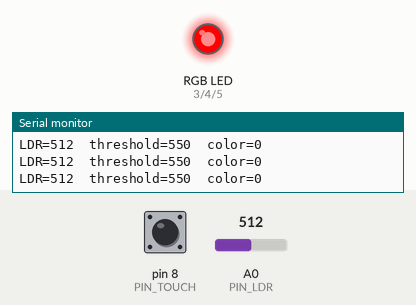
This sketch was run on a simulated Arduino Uno, built with avr-gcc and run on an emulated ATmega328P. Parts: an RGB LED mixed from three pins (HIGH = lit), the last lines printed to the serial monitor. The test bench sets the inputs (shaded band); at power-on: pin 8 (PIN_TOUCH) LOW, A0 (PIN_LDR) = 512.

Above: at 1.2 s.
1.3 s: pin 8 (PIN_TOUCH) pulled HIGH for 0.15 s
At 2.5 s:
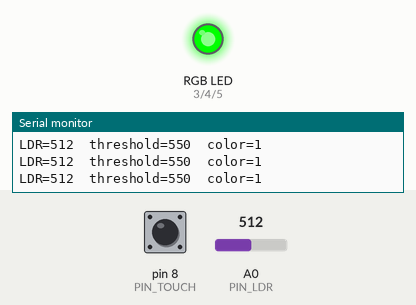
2.9 s: A0 (PIN_LDR) set to 541
4.4 s: A0 (PIN_LDR) set to 563
At 5.0 s:
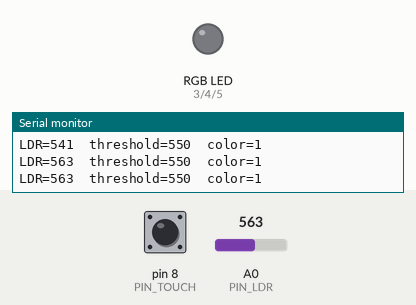
5.9 s: A0 (PIN_LDR) set to 540
At 6.3 s:
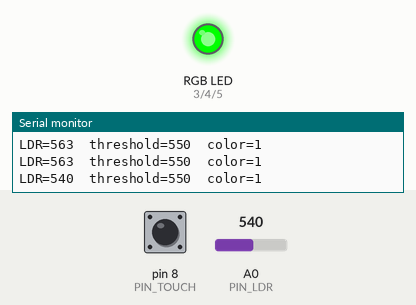
7.4 s: pin 8 (PIN_TOUCH) pulled HIGH for 1 s
At 8.8 s:
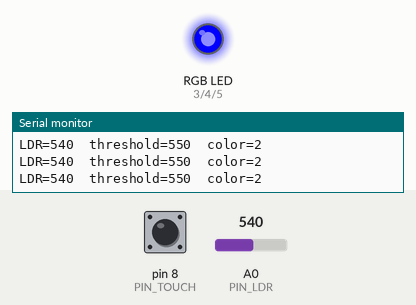
9.9 s: pin 8 (PIN_TOUCH) pulled HIGH for 0.15 s
At 10.7 s:
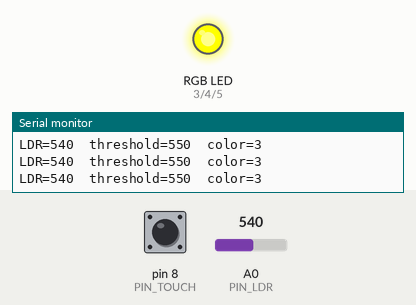
Timing chart, 0 to 12.5 s (numbered marks = the images above; inputs shaded):
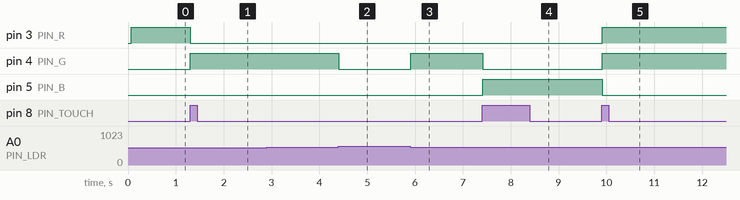

Measured:
- the behaviour switches between 549 and 550 on A0 (PIN_LDR) (found by bisection; images 1 and 2)
- after the input at 1.3 s, pin 3 (PIN_R): HIGH → LOW at once; pin 4 (PIN_G): LOW → HIGH at once
- after the input at 4.4 s, pin 4 (PIN_G): HIGH → LOW at once
- after the input at 5.9 s, pin 4 (PIN_G): LOW → HIGH at once
- after the input at 7.4 s, pin 4 (PIN_G): HIGH → LOW at once; pin 5 (PIN_B): LOW → HIGH at once
- after the input at 9.9 s, pin 3 (PIN_R), pin 4 (PIN_G): LOW → HIGH at once; pin 5 (PIN_B): HIGH → LOW at once

The sketch:

02_Smart_Light_System.ino
```cpp
/*
  Smart Light System (LDR Module + Touch + Digital RGB)
  -----------------------------------------------------
  Hardware:
    - LDR module AO  -> A0  (VCC->5V, GND->GND)
    - Touch sensor   -> D8  (VCC->5V, GND->GND, SIG->D8)
    - RGB LED (common cathode):
        R anode -> D3 through 220Ω
        G anode -> D4 through 220Ω
        B anode -> D5 through 220Ω
        Cathode -> GND

  Behavior:
    - Read analog light value from AO (0..1023).
    - If value < lightThreshold (dark)  -> show selected color.
    - If value >= lightThreshold (bright) -> LED off.
    - Each tap on touch sensor cycles to the next color.

  Notes:
    - We use D3, D4, D5 as DIGITAL (no PWM dimming), so colors are ON/OFF mixes.
    - If your RGB LED is COMMON ANODE (common to 5V), invert digital writes
      (HIGH->LOW, LOW->HIGH) in setRGB()/applyColor().
*/

const int PIN_LDR   = A0;   // LDR module AO -> A0
const int PIN_TOUCH = 8;    // TTP223 touch sensor SIG -> D8

// RGB LED digital pins
const int PIN_R = 3;        // Red channel
const int PIN_G = 4;        // Green channel
const int PIN_B = 5;        // Blue channel

// ---- User-tunable settings ----
int lightThreshold = 550;   // Pick after calibration using Serial Monitor
int printIntervalMs = 250;  // How often to print debug info
// -------------------------------

// Color table: each entry {R,G,B} uses 0 (OFF) or 1 (ON)
byte colors[][3] = {
  {1,0,0}, // 0: Red
  {0,1,0}, // 1: Green
  {0,0,1}, // 2: Blue
  {1,1,0}, // 3: Yellow
  {0,1,1}, // 4: Cyan
  {1,0,1}, // 5: Magenta
  {1,1,1}, // 6: White
  {0,0,0}  // 7: Off
};
const int NUM_COLORS = sizeof(colors) / sizeof(colors[0]);
int colorIndex = 0;         // current color state

// Touch edge detection
bool lastTouch = false;

void setup() {
  pinMode(PIN_TOUCH, INPUT);  // TTP223 outputs HIGH when touched (default mode)

  pinMode(PIN_R, OUTPUT);
  pinMode(PIN_G, OUTPUT);
  pinMode(PIN_B, OUTPUT);

  setRGB(0,0,0);              // start with LED off

  Serial.begin(9600);
  Serial.println("Smart Light System (LDR Module + Touch + Digital RGB)");
  Serial.println("Open Serial Monitor @9600, note LDR values, then tune lightThreshold.");
}

void loop() {
  // 1) Read LDR analog value
  int lightValue = analogRead(PIN_LDR);  // 0..1023

  // 2) Touch tap detection (rising edge)
  bool touchNow = (digitalRead(PIN_TOUCH) == HIGH);
  if (touchNow && !lastTouch) {
    colorIndex = (colorIndex + 1) % NUM_COLORS;  // next color
    Serial.print("Touch detected -> colorIndex = ");
    Serial.println(colorIndex);
  }
  lastTouch = touchNow;

  // 3) Light-based control
  if (lightValue < lightThreshold) {
    applyColor(colorIndex);   // dark -> show chosen color
  } else {
    setRGB(0,0,0);            // bright -> turn off
  }

  // 4) Periodic debug print for calibration
  static unsigned long lastPrint = 0;
  if (millis() - lastPrint >= (unsigned long)printIntervalMs) {
    lastPrint = millis();
    Serial.print("LDR=");
    Serial.print(lightValue);
    Serial.print("  threshold=");
    Serial.print(lightThreshold);
    Serial.print("  color=");
    Serial.println(colorIndex);
  }

  delay(10); // small delay to ease CPU/serial load
}

// -------- Helper functions --------

// Set channels directly: 1=ON, 0=OFF (for common cathode)
// For COMMON ANODE LEDs, swap HIGH<->LOW in the digitalWrite lines.
void setRGB(byte rOn, byte gOn, byte bOn) {
  digitalWrite(PIN_R, rOn ? HIGH : LOW);
  digitalWrite(PIN_G, gOn ? HIGH : LOW);
  digitalWrite(PIN_B, bOn ? HIGH : LOW);
}

// Apply a color by index from the table
void applyColor(int idx) {
  byte r = colors[idx][0];
  byte g = colors[idx][1];
  byte b = colors[idx][2];
  setRGB(r, g, b);
}
```
